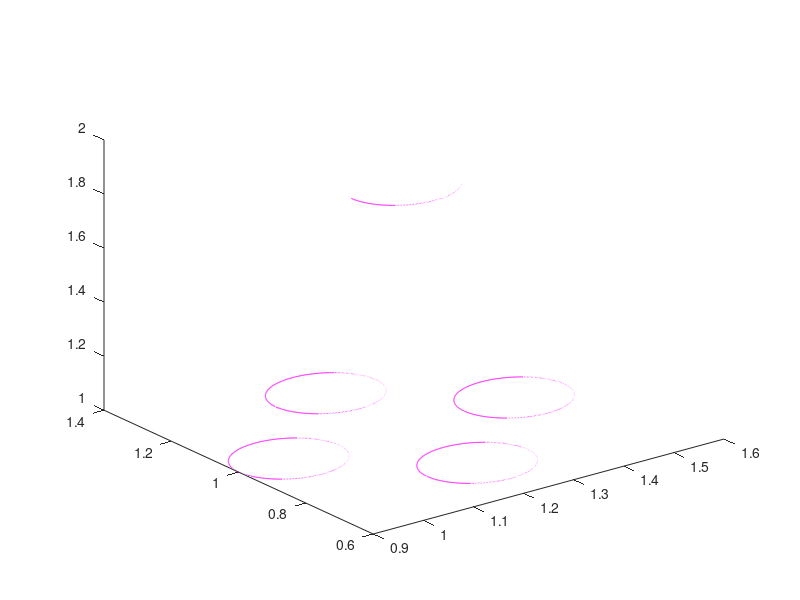

Source code (MATLAB): (Note: this script raises an error after producing the figure.)
r=.1; L=0.225;z=1;
z_u=z+.9;
z_d=z-.9;
x_c1=1;
x_c2=x_c1+L;
x_c3=x_c1+2*L;
x_c4=x_c2;

y_c1=1;
y_c2=y_c1+L;
y_c3=y_c1;
y_c4=y_c2-2*L;

x_f=x_c1+L;
y_f=y_c1;

teta=-pi:0.01:pi;
x1=r*cos(teta) + x_c1;
y1=r*sin(teta) + y_c1;

x2=r*cos(teta) + x_c2;
y2=r*sin(teta) + y_c2;

x3=r*cos(teta) + x_c3;
y3=r*sin(teta) + y_c3;

x4=r*cos(teta) + x_c4;
y4=r*sin(teta) + y_c4;

x5=r*cos(teta(1,1:250)) + x_f;
y5=r*sin(teta(1,1:250)) + y_f;

plot3(x1,y1,z*ones(1,numel(x1)),'m');

hold on
plot3(x2,y2,z*ones(1,numel(x2)),'m');
hold on
plot3(x3,y3,z*ones(1,numel(x3)),'m');
hold on
plot3(x4,y4,z*ones(1,numel(x4)),'m');
p5=plot3(x5,y5,z_u*ones(1,numel(x5)),'m');
p5.Color = "k";
p=plot3(x1,y1,zeros(1,numel(x1)));
p.Color = "white";
p=plot3(x1,y1,3*ones(1,numel(x1)));
p.Color = "white";
% 
%---------------------------------------
x1a=(r-.03)*cos(teta(1,250:315)) + x_c1;
y1a=(r-.03)*sin(teta(1,250:315)) + y_c1;

x2a=(r-.03)*cos(teta(1,1:250)) + x_c2;
y2a=(r-.03)*sin(teta(1,1:250)) + y_c2;

x3a=(r-.03)*cos(teta(1,1:250)) + x_c3;
y3a=(r-.03)*sin(teta(1,1:250)) + y_c3;

x4a=(r-.03)*cos(teta(1,1:250)) + x_c4;
y4a=(r-.03)*sin(teta(1,1:250)) + y_c4;

plot3(x1a,y1a,z*ones(1,numel(x1a)),'k');

hold on
plot3(x2a,y2a,z*ones(1,numel(x2a)),'k');
hold on
plot3(x3a,y3a,z*ones(1,numel(x3a)),'k');
hold on
plot3(x4a,y4a,z*ones(1,numel(x4a)),'k');

%----------------------------------------------------

% hold on
% plot3(x2,y2,zeros(1,numel(x2)));
% hold on
% plot3(x3,y3,zeros(1,numel(x3)));
% hold on
% plot3(x4,y4,zeros(1,numel(x4)));


% line([x_c1 x_c2 x_c3 x_c4],[y_c1 y_c2 y_c3 y_c4],[0 0 0 0]) 
line([x_c1 x_c3 ],[y_c1  y_c3 ],[ z z]) 
line([x_c2 x_c4 ],[y_c2  y_c4 ],[ z z]) 

line([x_c1 x_c1 ],[y_c1  y_c1 ],[ z z_u]) 
line([x_c2 x_c2 ],[y_c2  y_c2 ],[ z z_u]) 
line([x_c3 x_c3 ],[y_c3  y_c3 ],[ z z_u]) 
line([x_c4 x_c4 ],[y_c4  y_c4 ],[ z z_u]) 
xlim([0.7,1.8])
% xlim([0,1.8])
% ylim([0.8,1.8]);
% zlim([0,2]);

 Arrow3([x_c1,y_c1,z] ,[x_c1,y_c1,z_u])
 Arrow3([x_c2,y_c2,z] ,[x_c2,y_c2,z_u])
 Arrow3([x_c3,y_c3,z] ,[x_c3,y_c3,z_u])
 Arrow3([x_c4,y_c4,z] ,[x_c4,y_c4,z_u])
 
 Arrow3([x_f,y_f,z],[x_f,y_f,z_u],['--','c'])
 Arrow3([x_f,y_f,z],[x_f,y_f,z_d],['--','c'])
  Arrow3([x_c1,y_c1,z],[x_c1-r-.09,y_c1,z],['--','c'])
  Arrow3([x_c3,y_c3,z],[x_c3+r+.09,y_c3,z],['--','c'])
  Arrow3([x_c2,y_c2,z],[x_c2,y_c2+r+.09,z],['--','c'])
  Arrow3([x_c4,y_c4,z],[x_c4,y_c4-r-.09,z],['--','c'])

% Arrow3([0,0,0] ,[x_f,y_f,z],['--','r'])
% Arrow3([.8,.6,0] ,[x_f,y_f,z],['--','r'])


text(x_c1-r-.1,y_c1,z,'\phi')
text(x_c4,y_c4-r-.1,z,'\theta')
text(x_f,y_f,z_u+.1,'\psi')

text(x_c1,y_c1+.1,z_u-.6,'F_1')
text(x_c2,y_c2,z_u+.1,'F_2')
text(x_c3,y_c3,z_u+.1,'F_3')
text(x_c4,y_c4-.1,z_u-.1,'F_4')
%  quiver3(x_c1, y_c1,5,x_c1, 7,5)
% plot3(x,y,zeros(1,numel(x)));
% x=r*cos(teta) ;
% y=r*sin(teta) ;

% xlim([-5,5])
% ylim([-5,5]);
% zlim([-1,1]);
% 

xlabel('X axis');
ylabel('Y axis');
zlabel('Z axis');


teta=0:0.01:pi;
X1=r*cos(teta) + x_f;
Y1=r*cos(teta) + x_c1;
Z1=r*sin(teta) + y_c1;
 
pz=plot3(.9*ones(1,numel(Y1)),Y1,Z1,'m');
pz.Color='k';
pz1=plot3(X1,(y_c4-r)*ones(1,numel(Y1)),Z1,'m');
pz1.Color='k';
% Arrow3([.9,Y1(75),Z1(75)] ,[.9,Y1(1),Z1(1)],['--','r'])
